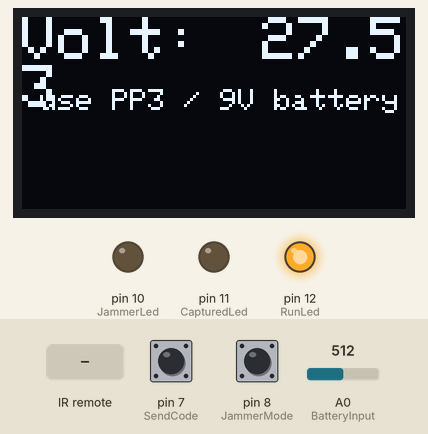
Recording of a sketch running on a simulated Arduino Uno, built with avr-gcc and run on an emulated ATmega328P. Parts: 128×64 one-colour display, output pins drawn as LEDs (lit = HIGH). Inputs (shaded band) come from the test bench; at power-on: A0 (BatteryInput) = 512, pin 7 (SendCode) HIGH, pin 8 (JammerMode) HIGH. Random numbers use the default seed unless the sketch sets one; what the sketch prints to the serial monitor is not drawn.

Above: at 1.9 s.
2.0 s: infrared code 0x3C received
At 2.61 s:
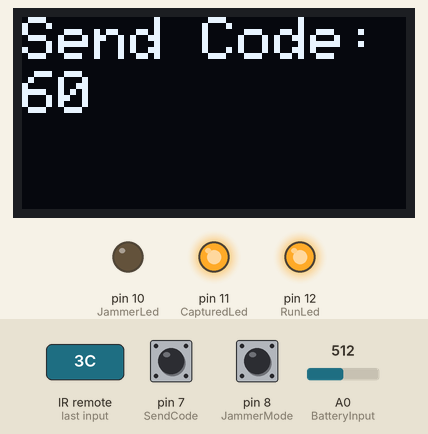
5.0 s: A0 (BatteryInput) set to 127
At 5.9 s:
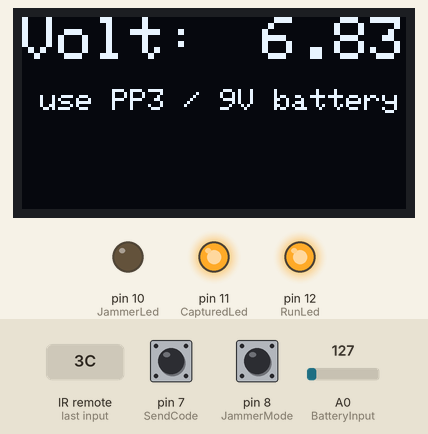
6.8 s: A0 (BatteryInput) set to 109
At 8.63 s:
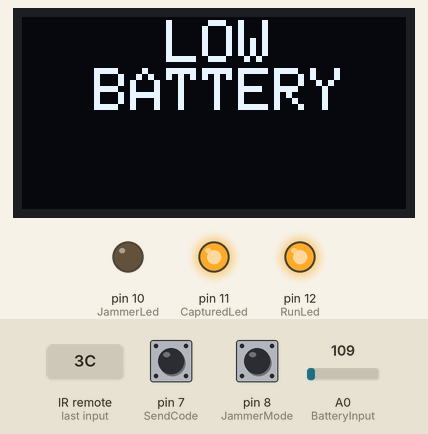
9.5 s: A0 (BatteryInput) set to 122
At 10.5 s:
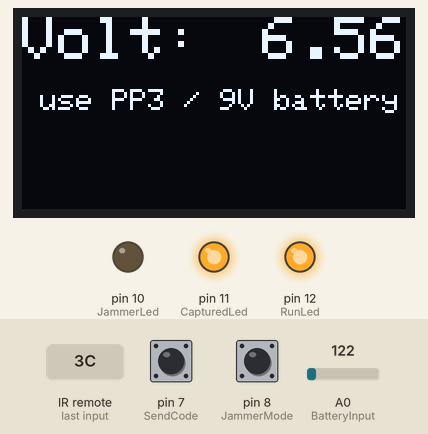
Timing chart, 0 to 12.4 s (numbered marks = the images above; inputs shaded):
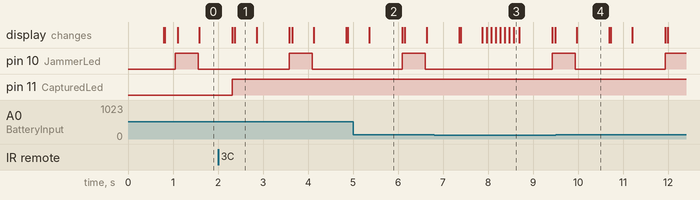

Measured:
- the behaviour switches between 121 and 120 on A0 (BatteryInput) (found by bisection; images 2 and 3)
- after the input at 2.0 s, pin 11 (CapturedLed): LOW → HIGH after 0.32 s
- what the display in image 1 shows lasts 0.5 s, from 2.4 s to 2.9 s
- what the display in image 2 shows lasts 0.7 s, from 5.4 s to 6.1 s

The sketch:

433Sniffer_v07.ino
```cpp
//     _  _      ___    ___  ___                ___   ___
//    ( )( )   /'_  ) /'_  )(  _`\         _  /'___)/'___)               _
//    | || |  (_)_) |(_)_) || (_(_)  ___  (_)| (__ | (__   __   _ __    (_)  ___     _
//    | || |_  _(_ <  _(_ < `\__ \ /' _ `\| || ,__)| ,__)/'__`\( '__)   | |/' _ `\ /'_`\
//    (__ ,__)( )_) |( )_) |( )_) || ( ) || || |   | |  (  ___/| |    _ | || ( ) |( (_) )
//       (_)  `\____)`\____)`\____)(_) (_)(_)(_)   (_)  `\____)(_)   (_)(_)(_) (_)`\___/'


// 433Sniffer.ino v0.7 Beta
// Non sono un programmatore ma posso imparare
// By Filippo Tamarindo

//------ PIN CONFIG -----------------------------------------------------------------------
#define BatteryInput A0  // Pin analogico lettura volt partitore resistivo
#define RxPin 0          // Pin D2 (0) per la ricevente
#define TxPin 3          // Pin D3 per la trasmittente
#define WekeUpRx 5       // Sveglia/Addormenta la ricevente
#define JammerLed 10     // Indicatore modalità jammer
#define CapturedLed 11   // Indicatore codice catturato
#define RunLed 12        // Indicatore programma in esecuzione
#define SendCode 7       // Pulsante invia codice
#define JammerMode 8     // Pulsante modalità jammer
#define DisplayReset -1  // Reset pin (-1 condiviso con reset pin arduino)

//------ SETTINGS -------------------------------------------------------------------------
#define DisplayAddress 0x3C        // Indirizzo I2C display
#define SarialBauds 9600           // Velocità porta seriale bits/s
#define BatteryLimit 6.5           // Limite volt batteria scarica
#define R1 100000.0                // Resistore 100K (collegata verso VIN)
#define R2 10000.0                 // Resistore 10K  (collegata verso GND)
#define JammerProtocol 1           // Protocollo del codice jammer (1-12)
#define JammerBitlength 24         // Lunghezza del codice jammer
#define JammerPulseLength 350      // Durata impulso del codice jammer (µs microsecondi)
#define JammerRepeatTransmit 1000  // Ripetizioni del codice jammer

//------ LIBRARIES ------------------------------------------------------------------------
#include <Adafruit_SSD1306.h>  // https://github.com/adafruit/Adafruit_SSD1306
#include <RCSwitch.h>          // https://github.com/sui77/rc-switch

//------ VARIABLES -------------------------------------------------------------------------
float vout;             // Mappatura lineare di vbatt   out = (vbatt * 5.0) / 1023;
float vin;              // Valore effettivo di tensione vin = vout / (R2 / (R1 + R2)
int vbatt;              // Lettura ingresso analogico
int ReceivedProtocol;   // Protocollo del codice catturato
int ReceivedBitlength;  // Lunghezza in bit del codice catturato
int ReceivedDelay;      // Durata dell'impulso del codice catturato (µs microsecondi)
long JammerCode;        // Codice pseudocasuale per jammer
long ReceivedValue;     // Codice catturato

Adafruit_SSD1306 display(DisplayReset);
RCSwitch mySwitch = RCSwitch();

void setup() {
  Serial.begin(SarialBauds);                            // Inizializza seriale alla velocità impostata
  display.begin(SSD1306_SWITCHCAPVCC, DisplayAddress);  // Inizializza display con indirizzo impostato

  mySwitch.enableReceive(RxPin);   // Asssegna alla libreria il pin di ricezione
  mySwitch.enableTransmit(TxPin);  // Asssegna alla libreria il pin di trasmissione

  pinMode(BatteryInput, INPUT);
  pinMode(SendCode, INPUT_PULLUP);    // Imposta il pulsante come INPUT_PULLUP
  pinMode(JammerMode, INPUT_PULLUP);  // Imposta il pulsante come INPUT_PULLUP
  pinMode(CapturedLed, OUTPUT);
  pinMode(JammerLed, OUTPUT);
  pinMode(RunLed, OUTPUT);

  digitalWrite(RunLed, HIGH);  // Accende LED inizio esecuzione programma

  battery();  // Esegue il controllo della batteria
}

void loop() {
  rx();  // Avvia l'intercettazione
  CheckJammerButton();
}


void tx() {
  display.clearDisplay();
  display.setTextSize(2);
  display.setTextColor(WHITE);
  display.setCursor(0, 0);
  display.println("Send Code:");
  display.setTextSize(2);
  display.setTextColor(WHITE);
  display.setCursor(0, 18);
  display.println(ReceivedValue);
  display.display();

  Serial.print("Send Code: ");
  Serial.print(ReceivedValue);
  Serial.print("-");
  Serial.print(ReceivedBitlength);
  Serial.print("Bit");
  Serial.print("   Delay(us): ");
  Serial.print(ReceivedDelay);
  Serial.print("   Protocol: ");
  Serial.println(ReceivedProtocol);
  Serial.print(" \n ");

  digitalWrite(WekeUpRx, LOW);                      // Addormenta rx
  mySwitch.setProtocol(ReceivedProtocol);           // Imposta il protocollo
  mySwitch.setPulseLength(ReceivedDelay);           // Imposta la lunghezza dell'impulso (in microsecondi)
  mySwitch.send(ReceivedValue, ReceivedBitlength);  // Trasmette il codice ricevuto con la stessa lunghezza di Bit

  battery();  // Esegue il controllo della batteria
}

void rx() {
  digitalWrite(WekeUpRx, HIGH);  // Sveglia rx
  if (mySwitch.available()) {
    digitalWrite(CapturedLed, HIGH);  // Accende indicatore codice ricevuto

    ReceivedProtocol = mySwitch.getReceivedProtocol();    // Assegna valore del protocollo ricevuto alla variabile globale
    ReceivedValue = mySwitch.getReceivedValue();          // Assegna valore del codice ricevuto alla variabile globale
    ReceivedBitlength = mySwitch.getReceivedBitlength();  // Assegna valore della lunghezza Bit ricevuti alla variabile globale
    ReceivedDelay = mySwitch.getReceivedDelay();          // Assegna valore della durata dell'impulso ricevuto alla variabile globale

    Serial.print("Captured:  ");
    Serial.print(mySwitch.getReceivedValue());
    Serial.print("-");
    Serial.print(mySwitch.getReceivedBitlength());
    Serial.print("Bit");
    Serial.print("   Delay(us): ");
    Serial.print(mySwitch.getReceivedDelay());
    Serial.print("   Protocol: ");
    Serial.println(mySwitch.getReceivedProtocol());
    Serial.print(" \n ");

    display.clearDisplay();
    display.setTextSize(1);
    display.setTextColor(WHITE);
    display.setCursor(0, 0);
    display.println("Code:");
    display.setCursor(40, 0);
    display.println(mySwitch.getReceivedValue());
    display.setCursor(0, 13);
    display.println("Delay:    us");
    display.setCursor(40, 13);
    display.println(mySwitch.getReceivedDelay());
    display.setCursor(88, 13);
    display.println("Bit:");
    display.setCursor(116, 13);
    display.println(mySwitch.getReceivedBitlength());
    display.setCursor(0, 25);
    display.println("Protocol: ");
    display.setCursor(70, 25);
    display.println(mySwitch.getReceivedProtocol());
    display.display();

    mySwitch.resetAvailable();
  }
  CheckSendCodeButton();  // Controlla se pulsante "SendCode" è stato premuto, quando catturato un codice
}

void jammer() {
  digitalWrite(WekeUpRx, LOW);    // Addormenta rx
  digitalWrite(JammerLed, HIGH);  // Accende indicatore modalità jammer

  display.clearDisplay();
  display.setTextSize(2);
  display.setTextColor(WHITE);
  display.setCursor(0, 0);
  display.println("Jammer         On...");
  display.display();

  randomSeed(millis());
  JammerCode = random(1, 9999999);

  Serial.print("Jamming:   ");
  Serial.print(JammerCode);
  Serial.print("   LOCKED AT >> ");
  Serial.print("Bit: ");
  Serial.print(JammerBitlength);
  Serial.print("   Delay(us): ");
  Serial.print(JammerPulseLength);
  Serial.print("   Protocol: ");
  Serial.print(JammerProtocol);
  Serial.print("   Repetitions: ");
  Serial.print(JammerRepeatTransmit);
  Serial.print(" \n ");
  Serial.print(" \n ");

  mySwitch.setPulseLength(JammerPulseLength);
  mySwitch.setProtocol(JammerProtocol);
  mySwitch.setRepeatTransmit(JammerRepeatTransmit);
  mySwitch.send(JammerCode, JammerBitlength);  // Usa codice pseudocasuale alla lungh di bit impostata
  digitalWrite(JammerLed, LOW);                // Spegne indicatore modalità disturbo

  battery();
}

void battery() {
  vbatt = analogRead(BatteryInput);
  vout = (vbatt * 5.0) / 1023;
  vin = vout / (R2 / (R1 + R2));

  if (vin < BatteryLimit) {
    display.clearDisplay();
    display.setTextSize(2);
    display.setTextColor(WHITE);
    display.setCursor(00, 01);
    display.println("    LOW     BATTERY");
    display.display();
    display.invertDisplay(true);
    delay(100);
    display.invertDisplay(false);
    delay(100);
    display.invertDisplay(true);
    delay(100);
    display.invertDisplay(false);
    delay(100);
    display.invertDisplay(true);
    delay(100);
    display.invertDisplay(false);
    delay(100);
    display.invertDisplay(true);
    delay(100);
    display.invertDisplay(false);
    delay(100);
  }

  display.clearDisplay();
  display.setTextSize(2);
  display.setTextColor(WHITE);
  display.setCursor(0, 0);
  display.println("Volt:");
  display.setCursor(80, 0);
  display.println(vin);
  display.setTextSize(1);
  display.setCursor(0, 24);
  display.println(" use PP3 / 9V battery");
  display.display();
  delay(700);
  display.clearDisplay();
  display.setTextSize(2);
  display.setTextColor(WHITE);
  display.setCursor(0, 0);
  display.println("Sniffer        On...");
  display.display();
}

void CheckJammerButton() {
  if (digitalRead(JammerMode) == HIGH) {  // Controlla se pulsante "JammerMode" è stato premuto
    jammer();
  }
}

void CheckSendCodeButton() {
  if (digitalRead(SendCode) == HIGH && digitalRead(CapturedLed) == HIGH) {  // Controllo del pulsante "SendCode" quando e' catturato un codice
    tx();
  }
  if (digitalRead(SendCode) == HIGH && digitalRead(CapturedLed) == LOW) {

    Serial.print("NO CODE CAPTURED!");
    Serial.print(" \n ");
    display.clearDisplay();
    display.invertDisplay(true);
    display.setTextSize(2);
    display.setTextColor(WHITE);
    display.setCursor(0, 1);
    display.println(" NO   CODE CAPTURED!");
    display.display();
    delay(200);
    display.invertDisplay(false);
    display.clearDisplay();
    display.setTextSize(2);
    display.setTextColor(WHITE);
    display.setCursor(0, 0);
    display.println("Sniffer        On...");
    display.display();
  }
}
```
